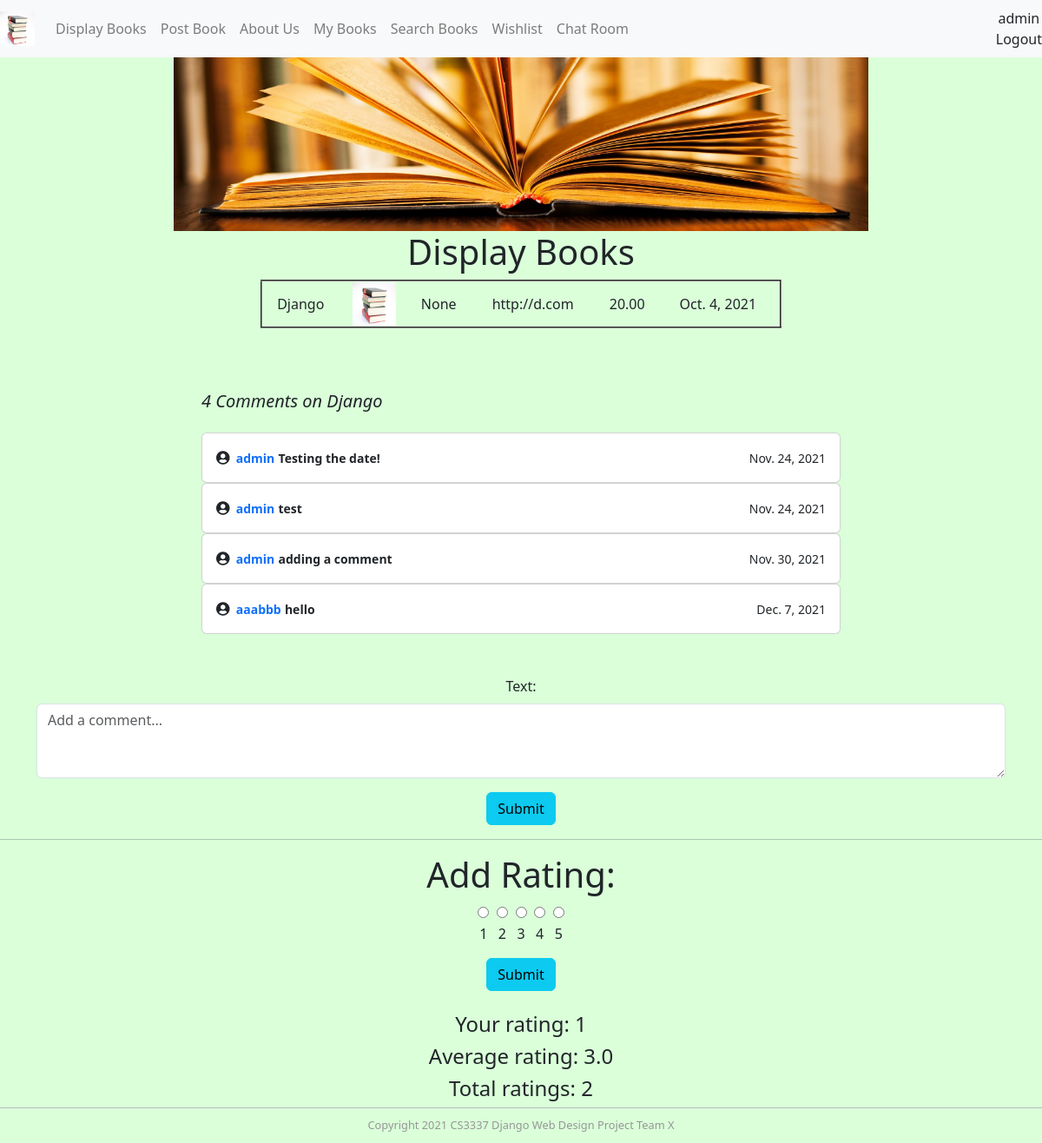
Page /book_detail/1 (signed in) on the committed database.
### bookMng/models.py (models this page shows, shortened)
class Book(models.Model):
    name = models.CharField(max_length=200)
    web = models.URLField(max_length=200)
    price = models.DecimalField(decimal_places=2, max_digits=6)
    publishdate = models.DateField(auto_now=True)
    picture = models.FileField(upload_to='bookEx/static/uploads')
    pic_path = models.CharField(max_length=300, editable=False, blank=True)
    username = models.ForeignKey(User, blank=True, null=True, on_delete=models.CASCADE)

class Comment(models.Model):
    text = models.TextField(max_length=100)
    book = models.ForeignKey(Book, blank=True, null=True, on_delete=models.CASCADE)
    username = models.ForeignKey(User, blank=True, null=True, on_delete=models.CASCADE)
    date = models.DateField(auto_now=True)

### bookMng/views.py (the view)
# urls.py: path('book_detail/<int:book_id>', views.book_detail, name='book_detail'),
@login_required(login_url=reverse_lazy('login'))
def book_detail(request, book_id):
    book = Book.objects.get(id=book_id)
    book.pic_path = book.picture.url[14:]
    rating_form = RatingForm(request.POST or None)
    try:
        user_old_rating = Rating.objects.get(username=request.user)
    except Rating.DoesNotExist:
        user_old_rating = None
    if user_old_rating is not None:
        current_rating = str(user_old_rating.rating)
    else:
        current_rating = None
    if request.method == 'POST':
        comment_form = CommentForm(request.POST or None)
        if comment_form.is_valid():
            text = request.POST.get('text')
            if text is not None:
                new_comment = comment_form.save(commit=False)
                new_comment.book = book
                new_comment.username = request.user
                new_comment.text = text
                new_comment.save()
                comment_form = CommentForm()  # reset comment form
        else:
            comment_form = CommentForm()
        if rating_form.is_valid():
            if user_old_rating is not None:
                user_old_rating.delete()
            rating = request.POST.get('rating')
            current_rating = str(rating)
            new_rating = rating_form.save(commit=False)
            new_rating.book = book
            new_rating.username = request.user
            new_rating.rating = rating
            new_rating.save()
    else:
        comment_form = CommentForm()
    comments = Comment.objects.filter(book=book).order_by('-book_id')
    rating_list = Rating.objects.filter(book=book)
    if len(rating_list) != 0:
        average_rating = round(sum(item.rating for item in rating_list) / len(rating_list), 1)
    else:
        average_rating = "N/A"
    rating_count = len(rating_list)
    return render(request,
                  'bookMng/book_detail.html',
                  {
                      'item_list': MainMenu.objects.all(),
                      'book': book,
                      'comments': comments,
                      'comment_form': comment_form,
                      'average_rating': average_rating,
                      'rating_count': rating_count,
                      'form': rating_form,
                      'rating': current_rating
                  }
                  )

### bookMng/forms.py
class CommentForm(forms.ModelForm):
    class Meta:
        model = Comment
        fields = [
            'text',
        ]
        widgets = {
            'text': forms.Textarea(attrs={'class': 'form-control', 'placeholder': 'Add a comment...', 'rows': '3'})
        }

class RatingForm(ModelForm):
    class Meta:
        model = Rating
        fields = [
            'rating'
        ]

### bookEx/templates/bookMng/book_detail.html (shortened to what this page needs)
{% extends "base.html" %}
{% load static %}
{% block content %}
<h1 align="center"> Display Books </h1>
<table align="center" border="2" width="600">
    <tr>
        <td>
            {{ book.name }}
        </td>
        <td>
            <img src="{% static book.pic_path %}" width="50" height="50">
        </td>
        <td>
            {{ book.username }}
        </td>
        <td>
            {{ book.web }}
        </td>
        <td>
            {{ book.price }}
        </td>
        <td>
            {{ book.publishdate }}
        </td>
    </tr>
</table>
<br>
<div class="container mt-5">
    <div class="row d-flex justify-content-center">
        <div class="col-md-8">
            <div class="headings d-flex justify-content-between align-items-center mb-3">
                <h5 class="font-italic">{{ comments.count }} Comment{{ comments|pluralize }} on {{book.name}}</h5>
            </div>
            {% for comment in comments %}
            <div class="card p-3">
                <div class="d-flex justify-content-between align-items-center">
                    <div class="user d-flex flex-row align-items-center"> <i class="fas fa-user-circle"></i> <span>
                        <small class="font-weight-bold text-primary">&nbsp;&nbsp;{{comment.username}}</small>
                        <small class="font-weight-bold">{{comment.text}}</small></span> </div> <small>{{comment.date}}</small>
                </div>
            </div>
            {% endfor %}
        </div>
    </div>
</div>
<div class="container mt-5">
    <div class="row d-flex justify-content-center">
<form method="post">
    {{ comment_form.as_p }}
    <button type="submit" class="btn btn-info">Submit</button>
</form>
</div>
</div>
<hr>
<h1>Add Rating:</h1>
<div>
    <form style="text-align: center;" action="" method="post" novalidate>
        <div class="radio-buttons">
            <input type="radio" id="1star" name="rating" value="1">
            <input type="radio" id="2star" name="rating" value="2">
            <input type="radio" id="3star" name="rating" value="3">
            <input type="radio" id="4star" name="rating" value="4">
            <input type="radio" id="5star" name="rating" value="5">
        </div>
        <p>1 &nbsp; 2 &nbsp; 3 &nbsp; 4 &nbsp; 5</p>
        <button class="btn btn-info"> Submit </button>
    </form>
</div>
<br>
<h4>
    Your rating: {{ rating }}
</h4>
<h4>
    Average rating: {{ average_rating }}
</h4>
<h4>
    Total ratings: {{ rating_count }}
</h4>
{% endblock content %}

### bookEx/templates/base.html (shortened to what this page needs)
{% load static %}
<!DOCTYPE html>
<html lang="en">
<head>
<link rel="stylesheet" href="https://stackpath.bootstrapcdn.com/bootstrap/4.3.1/css/bootstrap.min.css">
    <link rel="stylesheet" href="https://use.fontawesome.com/releases/v5.7.2/css/all.css"
>
    <link rel="stylesheet" href="{% static 'css/bootstrap.min.css' %}">
    <link rel="stylesheet" href="{% static 'css/bootstrap.css' %}">
    <link rel="stylesheet" href="https://maxcdn.bootstrapcdn.com/font-awesome/4.7.0/css/font-awesome.min.css">
    <link href="{% static 'main.css' %}" rel="stylesheet" type="text/css">
</head>
<body style="text-align: center;">
    <nav class="navbar navbar-expand-sm navbar-light bg-light ">
      <a class="navbar-brand" href="/">
          <img src="{% static 'logo.jpg' %}" width="40" height="40" alt="" class="d-inline-block align-top">
      </a>
      <div class="collapse navbar-collapse" id="navbarText">
        <ul class="navbar-nav mr-auto">
          <li class="nav-item">
            <a class="nav-link" href="/displaybooks">Display Books</a>
          </li>
          <li class="nav-item">
            <a class="nav-link" href="/postbook">Post Book</a>
          </li>
          <li class="nav-item">
            <a class="nav-link" href="/aboutus">About Us</a>
          </li>
          <li class="nav-item">
            <a class="nav-link" href="/mybooks">My Books</a>
          </li>
          <li class="nav-item">
            <a class="nav-link" href="/searchbook">Search Books</a>
          </li>
          <li class="nav-item">
            <a class="nav-link" href="/wishlist">Wishlist</a>
          </li>
          <li class="nav-item">
            <a class="nav-link" href="/chat">Chat Room</a>
          </li>
        </ul>
        <span class="nav-item ms-auto">
          {% if user.is_authenticated %}
          {{ user.username }} <a class="nav-link" href="{% url 'logout'%}?next=/">Logout</a>
          {% else %}
            Not Logged In <a href="{% url 'login' %}?next=/">Login</a>
          {% endif %}
        </span>
      </div>
    </nav>
    <div id="topbanner">
        <img src="{% static 'topbanner.jpg' %}" width="800" height="200" alt="" />
    </div>
    <div>
        <section id="main" style="width: 100%; margin: 0 auto; text-align: center;">
            {% block content %}{% endblock content %}
        </section>
    </div>
    <footer id="footer">
        Copyright 2021 CS3337 Django Web Design Project Team X
    </footer>
</body>
</html>

### bookEx/static/main.css (style rules this page uses)
#footer { text-align: center; font-size: 0.8em; margin-top: 5px; padding-top: 10px; padding-bottom: 10px; background-color: #DAFFD9; border-top: thin solid #BBBBBB; clear: both; color: #969696; }
body { background-color: #DAFFD9; }
#main { width: 100%; margin: 0 auto; text-align: center; }
.radio-buttons input { align-text: center; font-size: 16px; margin: 0 0.15em; }

### rows in the picture
Book: name "Django", username "None", web "http://d.com", price "20.00", publishdate "Oct. 4, 2021"
Comment: username "admin", text "Testing the date!", date "Nov. 24, 2021"
Comment: username "admin", text "test", date "Nov. 24, 2021"
Comment: username "admin", text "adding a comment", date "Nov. 30, 2021"
Comment: username "aaabbb", text "hello", date "Dec. 7, 2021"

### other values in the picture
{{ user.username }} "admin"
{{ comments.count }} "4"
{{ rating }} "1"
{{ average_rating }} "3.0"
{{ rating_count }} "2"
